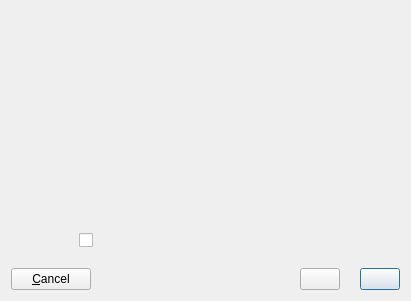
<?xml version="1.0" encoding="UTF-8"?>
<ui version="4.0">
 <class>FileConflictDialog</class>
 <widget class="QDialog" name="FileConflictDialog">
  <property name="geometry">
   <rect>
    <x>0</x>
    <y>0</y>
    <width>411</width>
    <height>266</height>
   </rect>
  </property>
  <property name="windowTitle">
   <string>File conflict</string>
  </property>
  <layout class="QVBoxLayout" name="verticalLayout_2">
   <property name="spacing">
    <number>20</number>
   </property>
   <item>
    <layout class="QHBoxLayout" name="horizontalLayout">
     <property name="spacing">
      <number>20</number>
     </property>
     <item>
      <layout class="QVBoxLayout" name="verticalLayout_3">
       <item>
        <widget class="QLabel" name="iconLabel">
         <property name="sizePolicy">
          <sizepolicy hsizetype="Minimum" vsizetype="Minimum">
           <horstretch>0</horstretch>
           <verstretch>0</verstretch>
          </sizepolicy>
         </property>
         <property name="minimumSize">
          <size>
           <width>48</width>
           <height>48</height>
          </size>
         </property>
         <property name="maximumSize">
          <size>
           <width>48</width>
           <height>48</height>
          </size>
         </property>
         <property name="text">
          <string/>
         </property>
         <property name="scaledContents">
          <bool>true</bool>
         </property>
         <property name="alignment">
          <set>Qt::AlignLeading|Qt::AlignLeft|Qt::AlignVCenter</set>
         </property>
         <property name="wordWrap">
          <bool>false</bool>
         </property>
        </widget>
       </item>
       <item>
        <spacer name="verticalSpacer">
         <property name="orientation">
          <enum>Qt::Vertical</enum>
         </property>
         <property name="sizeHint" stdset="0">
          <size>
           <width>20</width>
           <height>40</height>
          </size>
         </property>
        </spacer>
       </item>
      </layout>
     </item>
     <item>
      <layout class="QVBoxLayout" name="verticalLayout">
       <item>
        <widget class="QLabel" name="titleLabel">
         <property name="sizePolicy">
          <sizepolicy hsizetype="MinimumExpanding" vsizetype="MinimumExpanding">
           <horstretch>0</horstretch>
           <verstretch>0</verstretch>
          </sizepolicy>
         </property>
         <property name="font">
          <font>
           <weight>75</weight>
           <bold>true</bold>
          </font>
         </property>
         <property name="text">
          <string/>
         </property>
         <property name="scaledContents">
          <bool>true</bool>
         </property>
         <property name="alignment">
          <set>Qt::AlignLeading|Qt::AlignLeft|Qt::AlignVCenter</set>
         </property>
         <property name="wordWrap">
          <bool>true</bool>
         </property>
        </widget>
       </item>
       <item>
        <widget class="QLabel" name="informativeLabel">
         <property name="sizePolicy">
          <sizepolicy hsizetype="MinimumExpanding" vsizetype="MinimumExpanding">
           <horstretch>0</horstretch>
           <verstretch>0</verstretch>
          </sizepolicy>
         </property>
         <property name="text">
          <string/>
         </property>
         <property name="scaledContents">
          <bool>true</bool>
         </property>
         <property name="alignment">
          <set>Qt::AlignLeading|Qt::AlignLeft|Qt::AlignTop</set>
         </property>
         <property name="wordWrap">
          <bool>true</bool>
         </property>
        </widget>
       </item>
       <item>
        <layout class="QHBoxLayout" name="horizontalLayout_3">
         <property name="bottomMargin">
          <number>9</number>
         </property>
         <item>
          <widget class="QLabel" name="originalIconLabel">
           <property name="sizePolicy">
            <sizepolicy hsizetype="Minimum" vsizetype="Minimum">
             <horstretch>0</horstretch>
             <verstretch>0</verstretch>
            </sizepolicy>
           </property>
           <property name="minimumSize">
            <size>
             <width>48</width>
             <height>48</height>
            </size>
           </property>
           <property name="maximumSize">
            <size>
             <width>48</width>
             <height>48</height>
            </size>
           </property>
           <property name="text">
            <string/>
           </property>
           <property name="scaledContents">
            <bool>true</bool>
           </property>
          </widget>
         </item>
         <item>
          <layout class="QVBoxLayout" name="verticalLayout_4">
           <item>
            <widget class="QLabel" name="originalTextLabel">
             <property name="sizePolicy">
              <sizepolicy hsizetype="MinimumExpanding" vsizetype="MinimumExpanding">
               <horstretch>0</horstretch>
               <verstretch>0</verstretch>
              </sizepolicy>
             </property>
             <property name="font">
              <font>
               <weight>75</weight>
               <bold>true</bold>
              </font>
             </property>
             <property name="text">
              <string/>
             </property>
             <property name="scaledContents">
              <bool>true</bool>
             </property>
             <property name="alignment">
              <set>Qt::AlignBottom|Qt::AlignLeading|Qt::AlignLeft</set>
             </property>
             <property name="wordWrap">
              <bool>true</bool>
             </property>
            </widget>
           </item>
           <item>
            <widget class="QLabel" name="originalExtendedInfoLabel">
             <property name="sizePolicy">
              <sizepolicy hsizetype="MinimumExpanding" vsizetype="MinimumExpanding">
               <horstretch>0</horstretch>
               <verstretch>0</verstretch>
              </sizepolicy>
             </property>
             <property name="text">
              <string/>
             </property>
             <property name="scaledContents">
              <bool>true</bool>
             </property>
             <property name="alignment">
              <set>Qt::AlignLeading|Qt::AlignLeft|Qt::AlignTop</set>
             </property>
             <property name="wordWrap">
              <bool>true</bool>
             </property>
            </widget>
           </item>
          </layout>
         </item>
        </layout>
       </item>
       <item>
        <layout class="QHBoxLayout" name="horizontalLayout_4">
         <property name="bottomMargin">
          <number>9</number>
         </property>
         <item>
          <widget class="QLabel" name="replaceIconLabel">
           <property name="sizePolicy">
            <sizepolicy hsizetype="Minimum" vsizetype="Minimum">
             <horstretch>0</horstretch>
             <verstretch>0</verstretch>
            </sizepolicy>
           </property>
           <property name="minimumSize">
            <size>
             <width>48</width>
             <height>48</height>
            </size>
           </property>
           <property name="maximumSize">
            <size>
             <width>48</width>
             <height>48</height>
            </size>
           </property>
           <property name="text">
            <string/>
           </property>
           <property name="scaledContents">
            <bool>true</bool>
           </property>
          </widget>
         </item>
         <item>
          <layout class="QVBoxLayout" name="verticalLayout_5">
           <item>
            <widget class="QLabel" name="replaceTextLabel">
             <property name="sizePolicy">
              <sizepolicy hsizetype="MinimumExpanding" vsizetype="MinimumExpanding">
               <horstretch>0</horstretch>
               <verstretch>0</verstretch>
              </sizepolicy>
             </property>
             <property name="font">
              <font>
               <weight>75</weight>
               <bold>true</bold>
              </font>
             </property>
             <property name="text">
              <string/>
             </property>
             <property name="scaledContents">
              <bool>true</bool>
             </property>
             <property name="alignment">
              <set>Qt::AlignBottom|Qt::AlignLeading|Qt::AlignLeft</set>
             </property>
             <property name="wordWrap">
              <bool>true</bool>
             </property>
            </widget>
           </item>
           <item>
            <widget class="QLabel" name="replaceExtendedInfoLabel">
             <property name="sizePolicy">
              <sizepolicy hsizetype="MinimumExpanding" vsizetype="MinimumExpanding">
               <horstretch>0</horstretch>
               <verstretch>0</verstretch>
              </sizepolicy>
             </property>
             <property name="text">
              <string/>
             </property>
             <property name="scaledContents">
              <bool>true</bool>
             </property>
             <property name="alignment">
              <set>Qt::AlignLeading|Qt::AlignLeft|Qt::AlignTop</set>
             </property>
             <property name="wordWrap">
              <bool>true</bool>
             </property>
            </widget>
           </item>
          </layout>
         </item>
        </layout>
       </item>
       <item>
        <widget class="QCheckBox" name="checkBox">
         <property name="sizePolicy">
          <sizepolicy hsizetype="MinimumExpanding" vsizetype="MinimumExpanding">
           <horstretch>0</horstretch>
           <verstretch>0</verstretch>
          </sizepolicy>
         </property>
         <property name="text">
          <string/>
         </property>
        </widget>
       </item>
      </layout>
     </item>
    </layout>
   </item>
   <item>
    <layout class="QHBoxLayout" name="horizontalLayout_2">
     <property name="sizeConstraint">
      <enum>QLayout::SetDefaultConstraint</enum>
     </property>
     <property name="topMargin">
      <number>0</number>
     </property>
     <item>
      <widget class="QPushButton" name="cancelPushButton">
       <property name="sizePolicy">
        <sizepolicy hsizetype="Minimum" vsizetype="Fixed">
         <horstretch>0</horstretch>
         <verstretch>0</verstretch>
        </sizepolicy>
       </property>
       <property name="text">
        <string>&amp;Cancel</string>
       </property>
      </widget>
     </item>
     <item>
      <spacer name="horizontalSpacer">
       <property name="orientation">
        <enum>Qt::Horizontal</enum>
       </property>
       <property name="sizeHint" stdset="0">
        <size>
         <width>40</width>
         <height>20</height>
        </size>
       </property>
      </spacer>
     </item>
     <item>
      <widget class="QPushButton" name="negativePushButton">
       <property name="sizePolicy">
        <sizepolicy hsizetype="Minimum" vsizetype="Fixed">
         <horstretch>0</horstretch>
         <verstretch>0</verstretch>
        </sizepolicy>
       </property>
       <property name="text">
        <string/>
       </property>
       <property name="default">
        <bool>false</bool>
       </property>
      </widget>
     </item>
     <item>
      <widget class="QPushButton" name="affirmativePushButton">
       <property name="sizePolicy">
        <sizepolicy hsizetype="Minimum" vsizetype="Fixed">
         <horstretch>0</horstretch>
         <verstretch>0</verstretch>
        </sizepolicy>
       </property>
       <property name="text">
        <string/>
       </property>
       <property name="default">
        <bool>true</bool>
       </property>
      </widget>
     </item>
    </layout>
   </item>
  </layout>
 </widget>
 <resources/>
 <connections/>
</ui>
